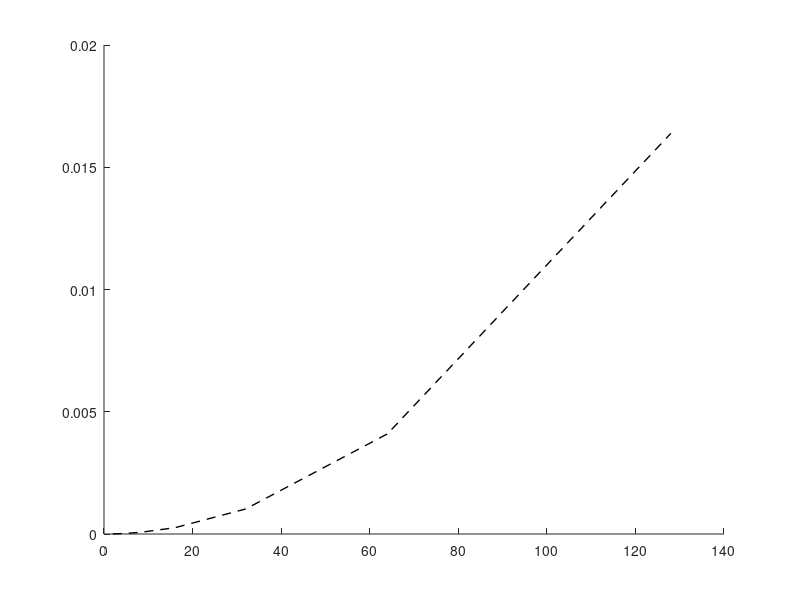

Here is the MATLAB script that generated this plot: (Note: this script raises an error after producing the figure.)
for pass = 1:3
  switch pass
  case 1
    tit = 'Log-log plot of \nabla (llt) runtime';
    meths = {'eigen','tinyad','tinyremo'};
    D = [
2 6.10352e-07 2.09808e-07 1.9598e-06
4 3.1805e-06 1.92165e-06 5.38111e-06
8 1.61099e-05 3.36385e-05 2.51389e-05
16 7.57289e-05 0.00045768 0.000113571
32 0.00060313 0.011649 0.00066638
64 0.00649367 0.403232 0.00300469
128 0.0181328 nan 0.00474239
      ];
  case 2
    tit = 'Log-log plot of \nabla^2 (llt) runtime';
    meths = {'tinyad','tinyremo'};
    D = [
2 1.19209e-07 3.43084e-06
4 1.69992e-06 1.47009e-05
8 3.00407e-05 0.000205169
16 0.00042793 0.00067302
32 0.0104557 0.0048641
64 0.390176 0.0309347
      ];
  case 3
    tit = 'Log-log plot of \nabla^2 (springs) runtime';
    meths = {'tinyad','eigen','tinyremo'};
    D = [
     4 1.69992e-06 3.60966e-06 1.88589e-05
     8 3.00169e-06 9.53913e-06 3.932e-05
     16 5.09024e-06 2.47908e-05 7.81584e-05
     32 1.01686e-05 8.17204e-05 0.000159111
     64 1.84202e-05 0.000265021 0.00032928
     128 3.72171e-05 0.00100518 0.00141552
     256 0.000191641 0.00789808 0.00208768
     512 0.000281413 0.0241442 0.00385525
     1024 0.000350316 0.0882595 0.00748217
     2048 0.000848929 0.368213 0.0135747
     4096 0.00157344 1.03556 0.0256414
     8192 0.00297356 nan 0.049479
     16384 0.00566757 nan 0.0963985
     32768 0.0124495 nan 0.20086
     65536 0.0217559 nan 0.390071
     ];
  end
  clf;
  hold on;

  switch pass
  case 1
    Y = 1e-6*D(:,1).^2;
    plot(D(:,1),Y,'--k','LineWidth',1);
    txt([D(end,1) Y(end)],' N^2','FontSize',20);
  case 2
    Y = 2e-7*D(:,1).^3;
    plot(D(:,1),Y,'--k','LineWidth',1,'Color',         0.6*[1.0 0.3 0.2]);
    txt([D(end,1) Y(end)],' N^3','FontSize',20,'Color',0.6*[1.0 0.3 0.2]);

    Y = 7e-10*D(2:end,1).^5;
    plot(D(2:end,1),Y,'--k','LineWidth',1,'Color',     0.6*[0.2 0.3 1.0]);
    txt([D(end,1) Y(end)],' N^5','FontSize',20,'Color',0.6*[0.2 0.3 1.0]);
  case 3
    Y = 2e-6*D(:,1).^1;
    plot(D(:,1),Y,'--k','LineWidth',1,'Color',         0.0*[1.0 0.3 0.2]);
    txt([D(end,1) Y(end)],' N^1','FontSize',20,'Color',0.0*[1.0 0.3 0.2]);

    k = find(isnan(D(:,3)),1);
    Y = 3e-7*D(2:k,1).^2;
    plot(    D(2:k,1),Y,'--k','LineWidth',1,'Color',     0.6*[0.2 0.7 0.3]);
    txt([D(k,1) Y(end)],' N^2','FontSize',20,'Color',0.6*[0.2 0.7 0.3]);
  end

  filt_meths = meths;
  ps = [];
  for mi = numel(meths):-1:1
    switch meths{mi}
    case 'eigen'
      color = [0.2 0.7 0.3];
    case 'tinyremo'
      color = [1.0 0.3 0.2];
    case 'tinyad'
      color = [0.2 0.3 1.0];
      if pass == 1
        filt_meths{mi} = 'tinyad, also computes \nabla^2';
      end
    end
    ps(end+1) = plot(D(:,1),D(:,mi+1),'LineWidth',3,'Color',color);
  end



  hold on;
  set(gca,'YScale','log','XScale','log','FontSize',30,'Color',0.95*[1 1 1]);
  set(gcf,'Color','w');
  legend(ps,flip(filt_meths),'Location','NorthWest','FontSize',30,'Color','w');
  title(tit);
  axis equal;
  xlabel('N');
  ylabel('seconds');

  switch pass
  case 1
    figpng('gradient-llt.png');
  case 2
    figpng('hessian-llt.png');
    case 3
      %axis([1   1.6189e+05   4.5705e-06        5e+4]);
      figpng('hessian-springs.png');
  end
end
